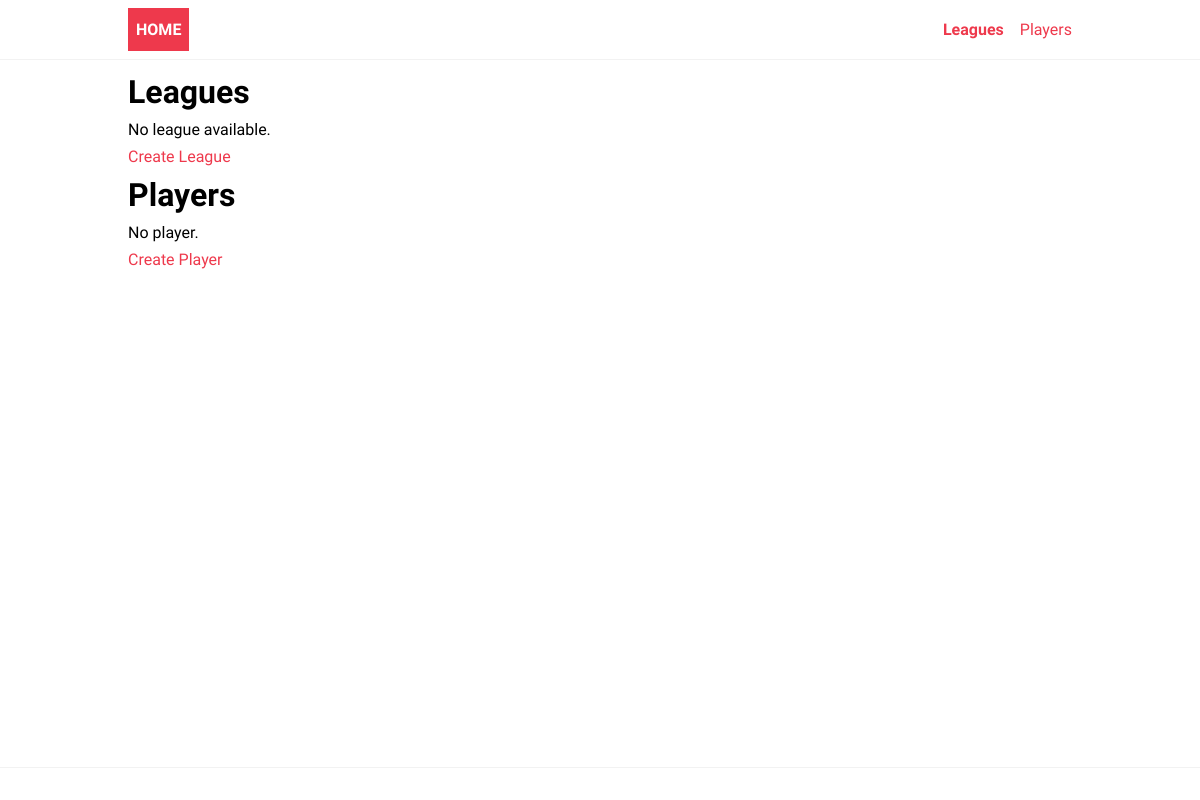
The page /ladder/ on the database as committed earlier.
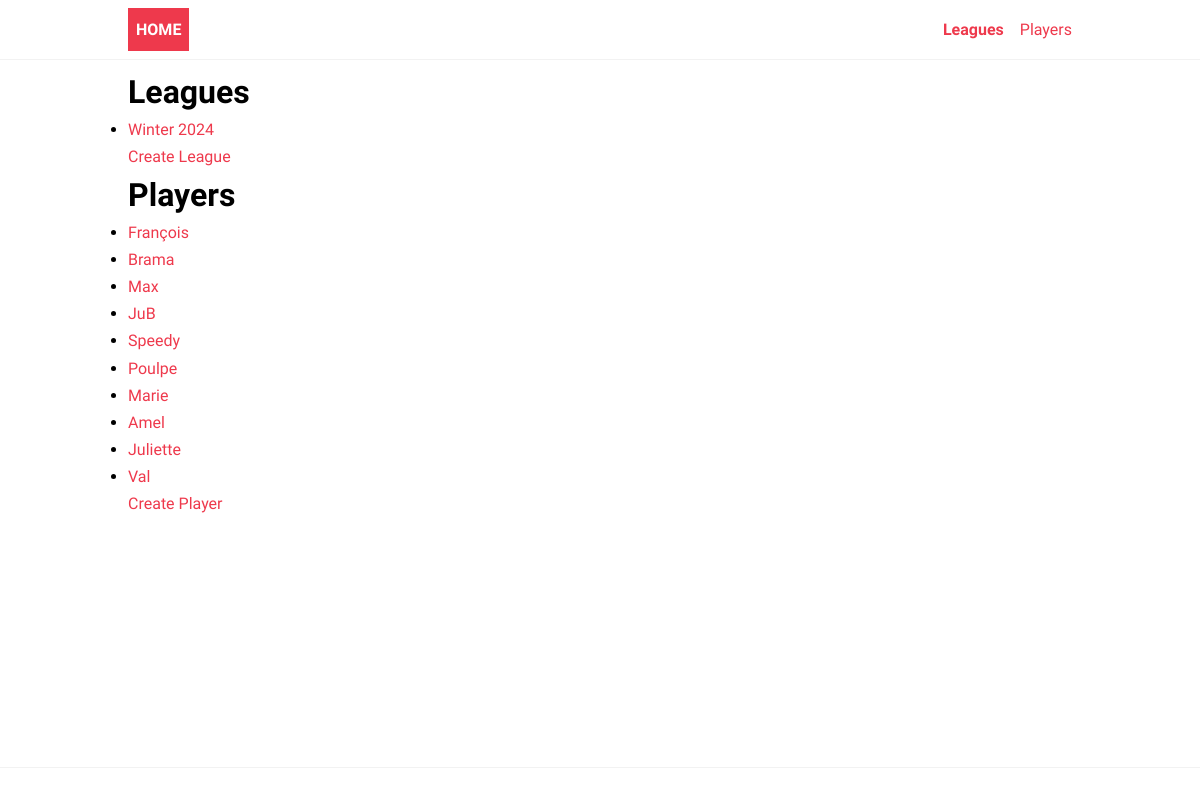
The same page on the database as committed later.
### ladder/models.py (models this page shows, shortened)
class League(models.Model):
    name = models.CharField(max_length=200)

class Player(models.Model):
    name = models.CharField(max_length=200)
    gender = models.CharField(max_length=10, choices=genders)
    score = models.IntegerField(default=1000)

### ladder/views.py (the view)
# urls.py: path("", views.Index.as_view(), name="index"),
class Index(generic.ListView):
    model=League
    context_object_name = "league_list"
    template_name = "ladder/index.html"
    def get_context_data(self, **kwargs):
        context = super().get_context_data(**kwargs)
        context["all_players"]=Player.objects.all()
        return context

### ladder/templates/ladder/index.html
{% extends 'ladder/base.html' %}
{% block content %}
<H1>Leagues</H1>
{% if league_list %}
    <ul>
    {% for league in league_list %}
        <li><a href="{% url 'ladder:league' league.id %}">{{ league.name }}</a></li>
    {% endfor %}
    </ul>
{% else %}
    <p>No league available.</p>
{% endif %}
    <div>
      <a href="{% url 'ladder:add-league' %}">Create League</a>
    </div>
<H1>Players</H1>
    {% if all_players %}
    <ul>
    {% for player in all_players %}
        <li><a href="{% url 'ladder:player' player.id %}">{{ player.name }}</a></li>
    {% endfor %}
    </ul>
{% else %}
    <p>No player.</p>
{% endif %}
    <a href="{% url 'ladder:add-player' %}">Create Player</a>
    {% endblock content %}

### ladder/templates/ladder/base.html (shortened to what this page needs)
{%load static %}
<!DOCTYPE html>
<html lang="en">
  <head>
    <link rel="stylesheet" href="{% static 'ladder/style.css' %}">
  </head>
  <body>
      <header class="header">
          <div class="container">
              <a href="{%url 'ladder:index' %}" class="logo">Home</a>
	      <nav class="nav">
		  <a href="{% url 'ladder:leagues' %}">Leagues</a>
		  <a href="{% url 'ladder:players' %}">Players</a>
	      </nav>
	  </div>
      </header>
      <main>
	  <div class="container">
	      {%block content%}
	      {%endblock content%}
	  </div>
      </main>
      <footer class="footer">
          <div class="container">
          </div>
      </footer>
  </body>
</html>

### ladder/static/ladder/style.css (style rules this page uses)
:root { --color-primary: #ee394c; --color-secondary: #86b7fe; --color-light: #f2f2f2; --color-gray: #ced4da; --color-dark: #212121; --color-white: #ffffff; --color-error: #e2442f; --color-warning: #ffc900; --color-info: #02a2b9; --color-success: #1ba345; --color-input: #00d1b2; --border-radius: 5px; }
* { margin: 0; padding: 0; box-sizing: border-box; text-rendering: optimizeLegibility; }
html, body { height: 100%; }
body { font-family: 'Dosis', sans-serif; font-size: 1rem; line-height: 1.7; display: flex; flex-direction: column; }
h1 { font-size: 2rem; line-height: 1.5; }
a { color: var(--color-primary); text-decoration: none; }
.container { max-width: 960px; margin: 0 auto; padding: 0.5rem; }
.header { border-bottom: solid 1px var(--color-light); }
.header .container { display: flex; align-items: center; gap:1rem; }
.nav { display:flex; gap:1rem; align-items: center; justify-content: center; flex-basis: 100%; }
.nav a:nth-last-child(2) { margin-left: auto; font-weight: bold; }
.logo { padding: 0.5rem; background-color: var(--color-primary); text-decoration: none; color: var(--color-white); font-weight: bold; text-transform: uppercase; }
.footer { margin-top: auto; padding: 0.5rem 0; border-top: solid 1px var(--color-light); }

Rows that differ between the two databases and show on the page:
added League: name "Winter 2024"
added Player: name "François"
added Player: name "Brama"
added Player: name "Max"
added Player: name "JuB"
added Player: name "Speedy"
added Player: name "Poulpe"
added Player: name "Marie"
added Player: name "Amel"
added Player: name "Juliette"
added Player: name "Val"
Other text that changed with them:
text no longer shown: "No league available. No player."
